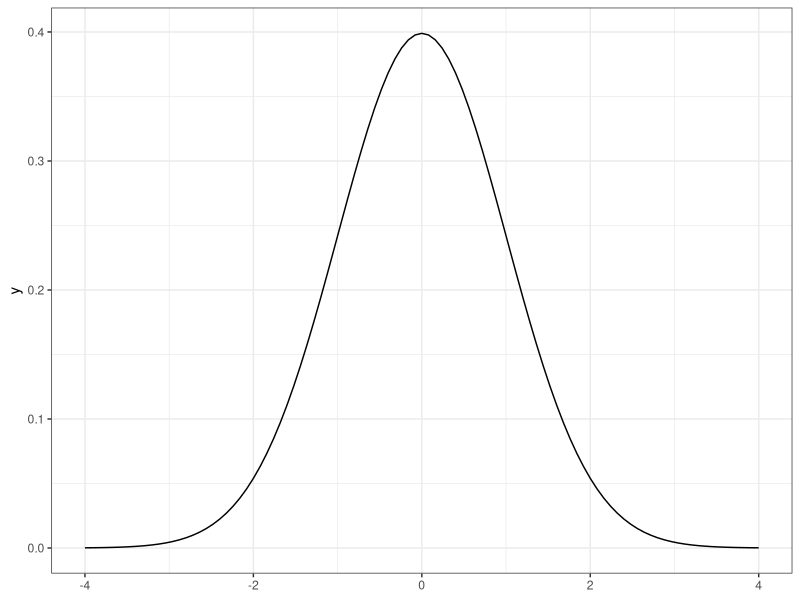
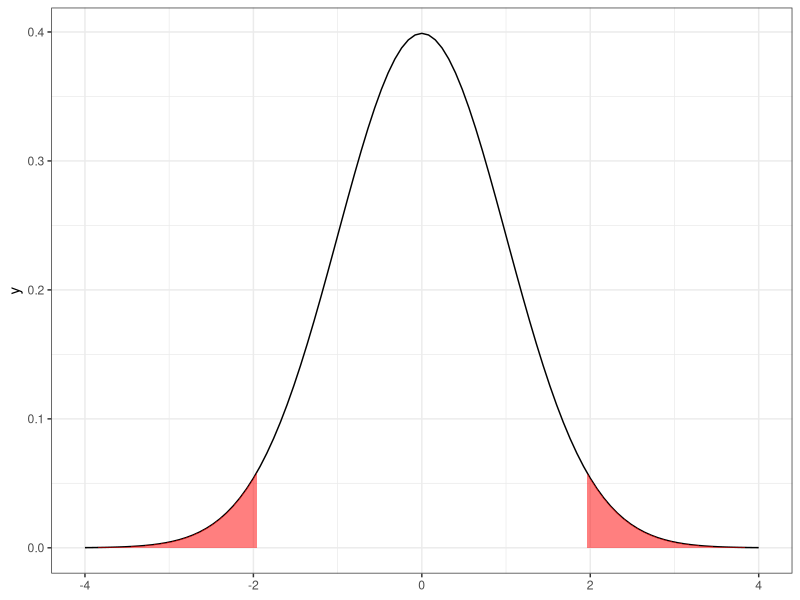
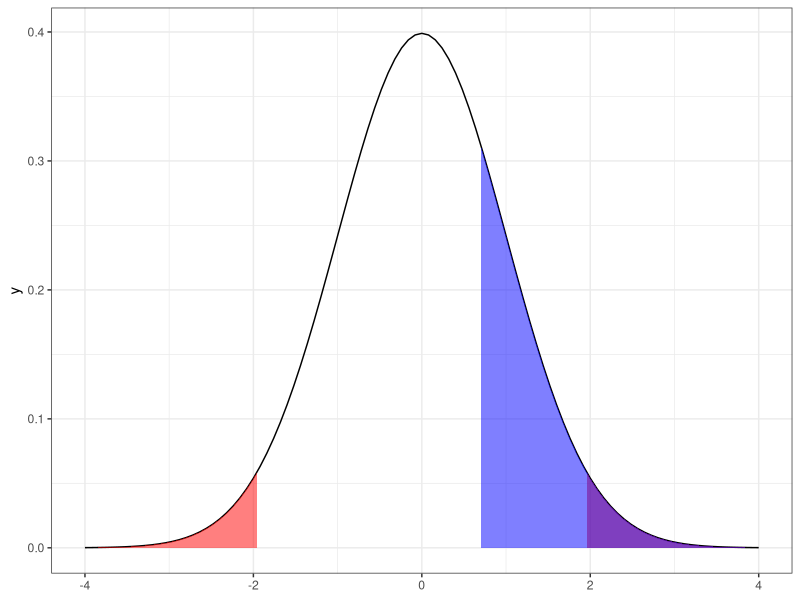
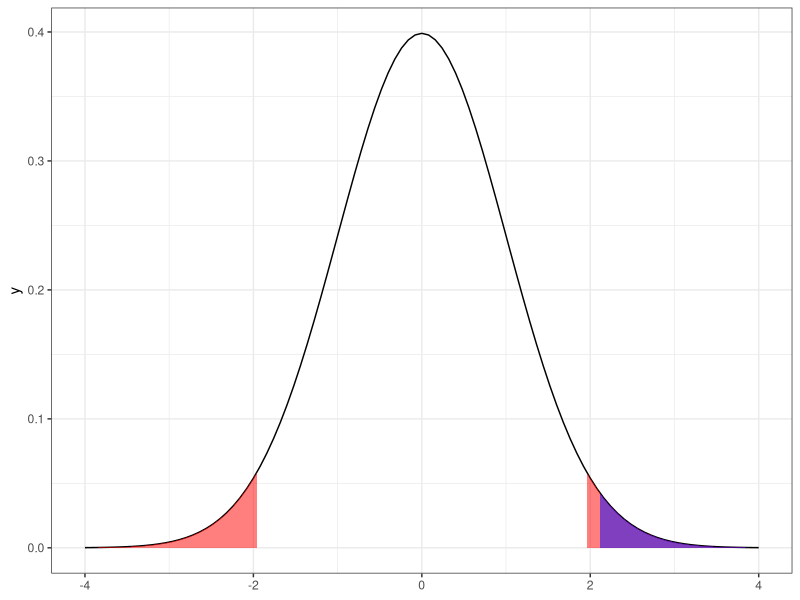
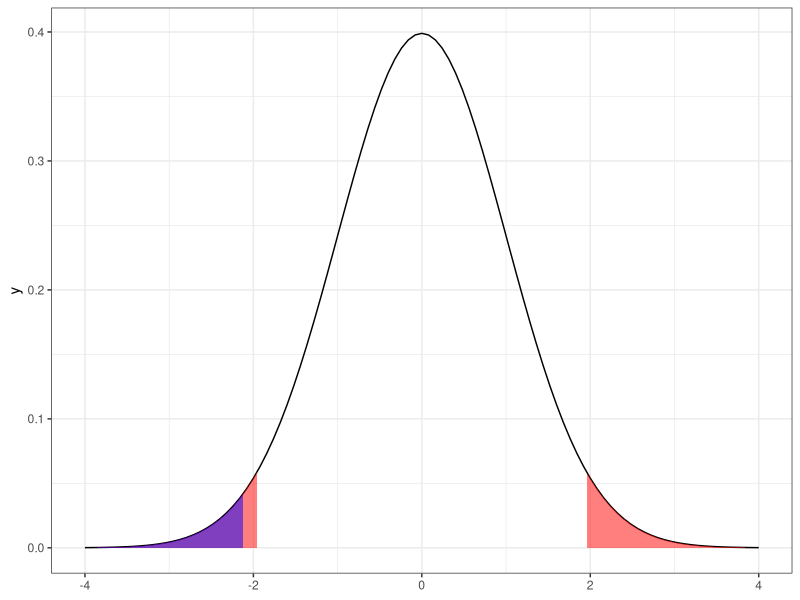
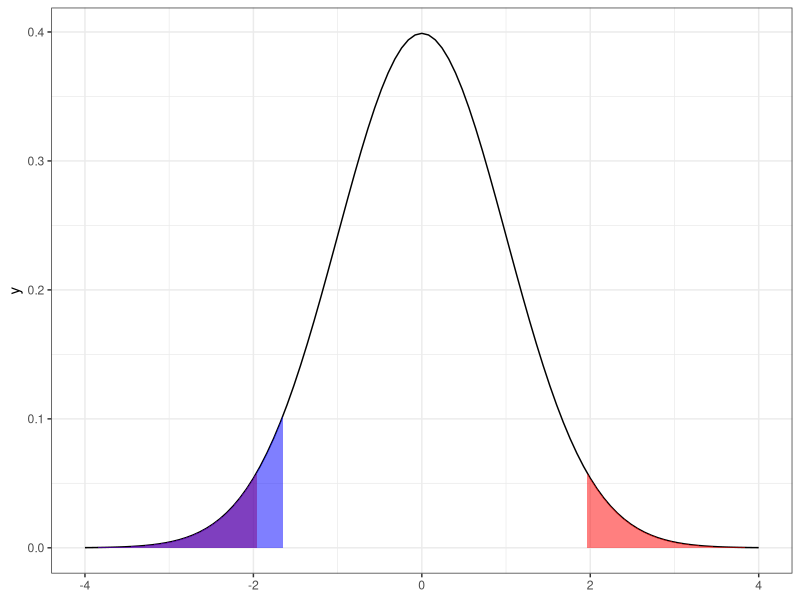

Write R code to recreate these figures, in order.
## ---- chunk 1
knitr::opts_chunk$set(echo = FALSE, eval = TRUE, warning = FALSE, message = FALSE, error = FALSE)
## ---- chunk 2
library(tidyverse)
theme_set(theme_bw())
theme_update(legend.position = "bottom")
## ---- chunk 3
mu0 <- 50
sd0 <- 10
Na <- 50
Nb <- 50
Nc <- 50
Nd <- 30
Xa <- 51
Xb <- 53
Xc <- 47
Xd <- 47
## ---- chunk 4
z_test <- function(x, n, mu = 0, sd = 1, alt = "ts") {
  z <- (x - mu)/(sd/sqrt(n))
  if (alt == "gr") {
    p <- 1 - pnorm(z)
  } else if (alt == "lo") {
    p <- pnorm(z)
  } else {
    if (z >= 0) {
      p <- 2 * (1 - pnorm(z))
    } else {
      p <- 2 * pnorm(z)
    }
  }
  return(
    list(z = z,
         p = p)
  )
}

resA <- z_test(Xa, Na, mu0, sd0)
resB <- z_test(Xb, Nb, mu0, sd0)
resC <- z_test(Xc, Nc, mu0, sd0)
resD <- z_test(Xd, Nd, mu0, sd0)
## ---- chunk 5
ggplot() +
  geom_function(fun = dnorm) + 
  xlim(-4, 4)
## ---- chunk 6
ggplot() +
  geom_function(fun = dnorm) + 
  stat_function(fun = dnorm, geom = "area", xlim = c(1.96, 4), fill = "red", alpha = .5) +
  stat_function(fun = dnorm, geom = "area", xlim = c(-4, -1.96), fill = "red", alpha = 0.5) +
  xlim(-4, 4)
## ---- chunk 7
ggplot() +
  geom_function(fun = dnorm) + 
  stat_function(fun = dnorm, geom = "area", xlim = c(1.96, 4), fill = "red", alpha = .5) +
  stat_function(fun = dnorm, geom = "area", xlim = c(-4, -1.96), fill = "red", alpha = 0.5) +
  stat_function(fun = dnorm, geom = "area", xlim = c(resA$z, 4), fill = "blue", alpha = 0.5) +
  xlim(-4, 4)
## ---- chunk 8
ggplot() +
  geom_function(fun = dnorm) + 
  stat_function(fun = dnorm, geom = "area", xlim = c(1.96, 4), fill = "red", alpha = .5) +
  stat_function(fun = dnorm, geom = "area", xlim = c(-4, -1.96), fill = "red", alpha = 0.5) +
  stat_function(fun = dnorm, geom = "area", xlim = c(resB$z, 4), fill = "blue", alpha = 0.5) +
  xlim(-4, 4)
## ---- chunk 9
ggplot() +
  geom_function(fun = dnorm) + 
  stat_function(fun = dnorm, geom = "area", xlim = c(1.96, 4), fill = "red", alpha = .5) +
  stat_function(fun = dnorm, geom = "area", xlim = c(-4, -1.96), fill = "red", alpha = 0.5) +
  stat_function(fun = dnorm, geom = "area", xlim = c(-4, resC$z), fill = "blue", alpha = 0.5) +
  xlim(-4, 4)
## ---- chunk 10
ggplot() +
  geom_function(fun = dnorm) + 
  stat_function(fun = dnorm, geom = "area", xlim = c(1.96, 4), fill = "red", alpha = .5) +
  stat_function(fun = dnorm, geom = "area", xlim = c(-4, -1.96), fill = "red", alpha = 0.5) +
  stat_function(fun = dnorm, geom = "area", xlim = c(-4, resD$z), fill = "blue", alpha = 0.5) +
  xlim(-4, 4)
